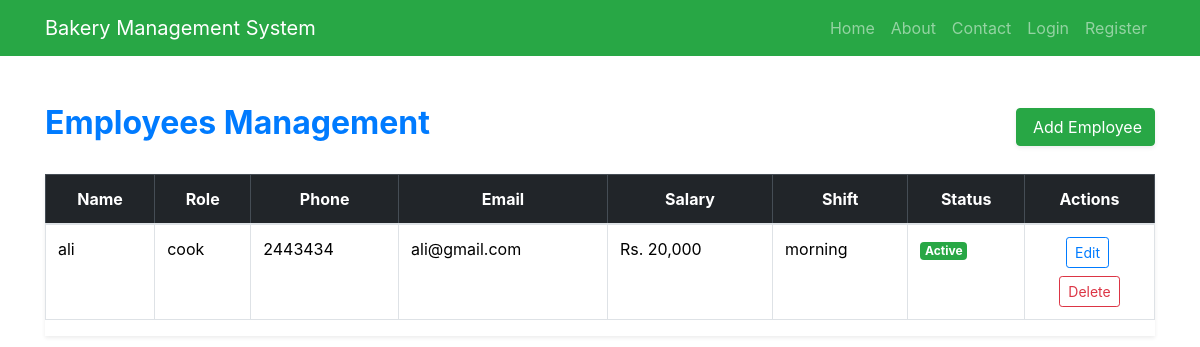
/dashboard/employees/index.php, run on the app's committed database.
### tables this page shows
CREATE TABLE `employees` (
  `employee_id` int(11) NOT NULL,
  `name` varchar(100) DEFAULT NULL,
  `role` varchar(50) DEFAULT NULL,
  `phone` varchar(20) DEFAULT NULL,
  `email` varchar(100) DEFAULT NULL,
  `salary` decimal(10,2) DEFAULT NULL,
  `shift_time` varchar(50) DEFAULT NULL,
  `status` enum('active','inactive') DEFAULT 'active',
  `created_at` timestamp NOT NULL DEFAULT current_timestamp()
);

### dashboard/employees/index.php (the view, shortened to what this page needs)
<?php
$baseURL = '/bakery';
$projectRoot = $_SERVER['DOCUMENT_ROOT'] . $baseURL;
require_once $projectRoot . '/header.php';
$result = $conn->query("SELECT * FROM employees");
?>
<div class="container mt-5">
    <div class="d-flex justify-content-between align-items-center mb-4">
        <h2 class="fw-bold text-primary">Employees Management</h2>
        <a href="add.php" class="btn btn-success shadow-sm">
            <i class="bi bi-plus-circle me-1"></i> Add Employee
        </a>
    </div>
    <div class="table-responsive shadow-sm">
        <table class="table table-hover align-middle table-bordered">
            <thead class="table-dark text-center">
                <tr>
                    <th>Name</th>
                    <th>Role</th>
                    <th>Phone</th>
                    <th>Email</th>
                    <th>Salary</th>
                    <th>Shift</th>
                    <th>Status</th>
                    <th style="width: 130px;">Actions</th>
                </tr>
            </thead>
            <tbody>
                <?php while($row = $result->fetch_assoc()) { ?>
                <tr>
                    <td><?= htmlspecialchars($row['name']) ?></td>
                    <td><?= htmlspecialchars($row['role']) ?></td>
                    <td><?= htmlspecialchars($row['phone']) ?></td>
                    <td><?= htmlspecialchars($row['email']) ?></td>
                    <td>Rs. <?= number_format($row['salary']) ?></td>
                    <td><?= htmlspecialchars($row['shift_time']) ?></td>
                    <td>
                        <span class="badge bg-<?= $row['status'] ? 'success' : 'secondary' ?>">
                            <?= $row['status'] ? 'Active' : 'Inactive' ?>
                        </span>
                    </td>
                    <td class="text-center ">
                        <a href="edit.php?id=<?= $row['employee_id'] ?>" class="btn btn-sm btn-outline-primary me-1 mb-2"  >
                            <i class="bi bi-pencil-square"></i>Edit
                        </a>
                        <a href="delete.php?id=<?= $row['employee_id'] ?>" class="btn btn-sm btn-outline-danger"
                           onclick="return confirm('Are you sure you want to delete this employee?')">
                            <i class="bi bi-trash"></i>Delete
                        </a>
                    </td>
                </tr>
                <?php } ?>
            </tbody>
        </table>
    </div>
</div>

### data on the page
employees: name "ali", role "cook", phone "2443434", email "ali@gmail.com", salary "20,000", shift_time "morning", status "Active"
